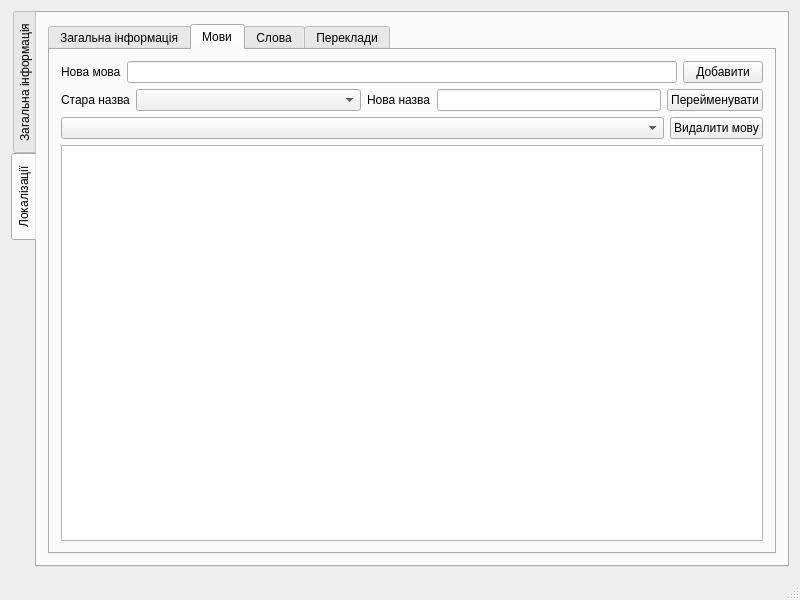
<?xml version="1.0" encoding="UTF-8"?>
<ui version="4.0">
 <class>MainWindow</class>
 <widget class="QMainWindow" name="MainWindow">
  <property name="geometry">
   <rect>
    <x>0</x>
    <y>0</y>
    <width>800</width>
    <height>600</height>
   </rect>
  </property>
  <property name="minimumSize">
   <size>
    <width>800</width>
    <height>600</height>
   </size>
  </property>
  <property name="windowTitle">
   <string>MainWindow</string>
  </property>
  <widget class="QWidget" name="centralWidget">
   <layout class="QGridLayout" name="gridLayout">
    <item row="0" column="0">
     <widget class="QTabWidget" name="tabWidget">
      <property name="tabPosition">
       <enum>QTabWidget::West</enum>
      </property>
      <property name="currentIndex">
       <number>1</number>
      </property>
      <widget class="QWidget" name="tab">
       <attribute name="title">
        <string>Загальна інформація</string>
       </attribute>
      </widget>
      <widget class="QWidget" name="tab_2">
       <attribute name="title">
        <string>Локалізації</string>
       </attribute>
       <layout class="QGridLayout" name="gridLayout_2">
        <item row="0" column="0">
         <widget class="QTabWidget" name="tabWidget_2">
          <property name="currentIndex">
           <number>1</number>
          </property>
          <widget class="QWidget" name="tab_3">
           <attribute name="title">
            <string>Загальна інформація</string>
           </attribute>
           <layout class="QGridLayout" name="gridLayout_3">
            <item row="2" column="0">
             <widget class="QTableView" name="tableView"/>
            </item>
            <item row="1" column="0">
             <layout class="QGridLayout" name="gridLayout_4">
              <item row="2" column="0">
               <widget class="QLabel" name="label_3">
                <property name="text">
                 <string>Кількість ключових слів</string>
                </property>
               </widget>
              </item>
              <item row="1" column="1">
               <widget class="QLabel" name="languages_count">
                <property name="text">
                 <string>0</string>
                </property>
               </widget>
              </item>
              <item row="1" column="0">
               <widget class="QLabel" name="label">
                <property name="sizePolicy">
                 <sizepolicy hsizetype="Fixed" vsizetype="Preferred">
                  <horstretch>0</horstretch>
                  <verstretch>0</verstretch>
                 </sizepolicy>
                </property>
                <property name="text">
                 <string>Кількість локалізацій</string>
                </property>
               </widget>
              </item>
              <item row="2" column="1">
               <widget class="QLabel" name="words_count">
                <property name="text">
                 <string>0</string>
                </property>
               </widget>
              </item>
             </layout>
            </item>
           </layout>
          </widget>
          <widget class="QWidget" name="tab_5">
           <attribute name="title">
            <string>Мови</string>
           </attribute>
           <layout class="QGridLayout" name="gridLayout_5">
            <item row="3" column="0">
             <widget class="QTableView" name="languages">
              <attribute name="horizontalHeaderDefaultSectionSize">
               <number>200</number>
              </attribute>
              <attribute name="horizontalHeaderMinimumSectionSize">
               <number>50</number>
              </attribute>
              <attribute name="horizontalHeaderShowSortIndicator" stdset="0">
               <bool>false</bool>
              </attribute>
              <attribute name="horizontalHeaderStretchLastSection">
               <bool>true</bool>
              </attribute>
             </widget>
            </item>
            <item row="1" column="0">
             <layout class="QGridLayout" name="gridLayout_7">
              <item row="0" column="2">
               <widget class="QLabel" name="label_4">
                <property name="text">
                 <string>Нова назва</string>
                </property>
               </widget>
              </item>
              <item row="0" column="1">
               <widget class="QComboBox" name="previous_language">
                <property name="sizePolicy">
                 <sizepolicy hsizetype="Expanding" vsizetype="Fixed">
                  <horstretch>0</horstretch>
                  <verstretch>0</verstretch>
                 </sizepolicy>
                </property>
                <property name="minimumSize">
                 <size>
                  <width>0</width>
                  <height>0</height>
                 </size>
                </property>
               </widget>
              </item>
              <item row="0" column="3">
               <widget class="QLineEdit" name="new_language_name"/>
              </item>
              <item row="0" column="4">
               <widget class="QPushButton" name="pushButton_2">
                <property name="text">
                 <string>Перейменувати</string>
                </property>
               </widget>
              </item>
              <item row="0" column="0">
               <widget class="QLabel" name="label_5">
                <property name="text">
                 <string>Стара назва</string>
                </property>
               </widget>
              </item>
             </layout>
            </item>
            <item row="0" column="0">
             <layout class="QGridLayout" name="gridLayout_6">
              <item row="0" column="1">
               <widget class="QLineEdit" name="new_language"/>
              </item>
              <item row="0" column="2">
               <widget class="QPushButton" name="pushButton">
                <property name="text">
                 <string>Добавити</string>
                </property>
               </widget>
              </item>
              <item row="0" column="0">
               <widget class="QLabel" name="label_2">
                <property name="text">
                 <string>Нова мова</string>
                </property>
               </widget>
              </item>
             </layout>
            </item>
            <item row="2" column="0">
             <layout class="QHBoxLayout" name="horizontalLayout_2">
              <item>
               <widget class="QComboBox" name="deleted_language"/>
              </item>
              <item>
               <widget class="QPushButton" name="pushButton_3">
                <property name="sizePolicy">
                 <sizepolicy hsizetype="Maximum" vsizetype="Fixed">
                  <horstretch>0</horstretch>
                  <verstretch>0</verstretch>
                 </sizepolicy>
                </property>
                <property name="text">
                 <string>Видалити мову</string>
                </property>
               </widget>
              </item>
             </layout>
            </item>
           </layout>
          </widget>
          <widget class="QWidget" name="tab_4">
           <attribute name="title">
            <string>Слова</string>
           </attribute>
          </widget>
          <widget class="QWidget" name="tab_6">
           <attribute name="title">
            <string>Переклади</string>
           </attribute>
          </widget>
         </widget>
        </item>
       </layout>
      </widget>
     </widget>
    </item>
   </layout>
  </widget>
  <widget class="QMenuBar" name="menuBar">
   <property name="geometry">
    <rect>
     <x>0</x>
     <y>0</y>
     <width>800</width>
     <height>25</height>
    </rect>
   </property>
  </widget>
  <widget class="QStatusBar" name="statusBar"/>
 </widget>
 <layoutdefault spacing="6" margin="11"/>
 <resources/>
 <connections/>
</ui>
